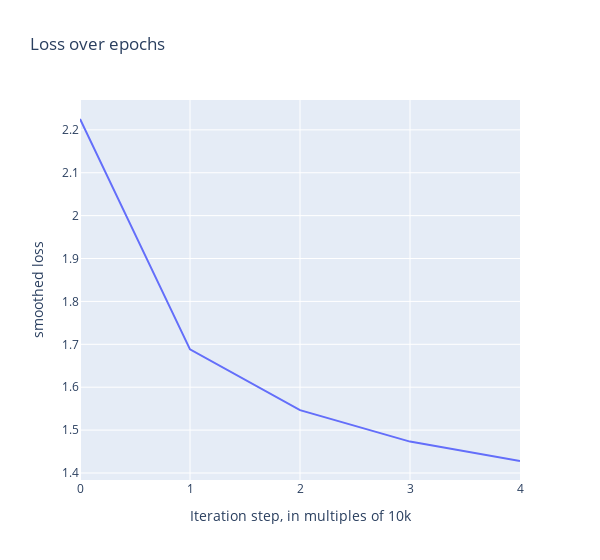

Here is the notebook cell this chart was saved with:
### Markdown cell above
### Generate text, evauate and plot

### Code cell
checkpoint_dir = os.path.join(os.path.join(os.path.join(os.getcwd(),"tmp"), modelpathname), "training_checkpoints")
plot_title = 'Loss over epochs'

plotbool = True
outputfile_bool = True

# Find latest checkpoint file, because tf.train.latest_checkpoint(dir) doesn't work for some reason
latest_epoch = 0
latest_checkpoint_file = ""
for file in os.listdir(checkpoint_dir):
    if file != ".DS_Store":
        e = int(file.split("_")[1].split(".")[0])
        if e>latest_epoch:
            latest_epoch = e
            latest_checkpoint_file = file
print(checkpoint_dir + "/" + latest_checkpoint_file)


m = build_model(rnn_units=rnn_units, batch_size=1, nr_lstm_layers=1, bn=False)
m.load_weights(checkpoint_dir + "/" + latest_checkpoint_file)
m.build(tf.TensorShape([1, None]))

nucleus_probability = None
temp = 1.0
gen_text = generate_text(model=m, start_string="The ", text_size=1000, char_to_ind=char_to_ind, ind_to_char=ind_to_char, temp=temp, p=nucleus_probability)


if plotbool:
    d = get_n_grams(gen_text, 1)
    fig = px.line(history.history['loss'], title=plot_title, width=600)
    fig.update_layout(showlegend=False)
    fig.update_xaxes(title_text="Iteration step, in multiples of 10k")
    fig.update_yaxes(title_text="smoothed loss")
    fig.show()
    

# Calculate performance metrics for generated text
fraction_correct_words, bleu_score2 = measure_bleu(text_generated=gen_text, text_val=validation_data, n_max=2)
repetition_score2 = measure_diversity(text_generated=gen_text, n_max=2)

output_str = gen_text + "\n ------------ \n loss {} \n fraction of correctly spelled words: {} \n Bleu score2: {}, Repetition score2: {} ".format(history.history['loss'], fraction_correct_words, bleu_score2, repetition_score2)
output_str += "\n settings: batch_size, seq_length, eta, rnn_units, n_epochs = {}, {}, {}, {}, {}".format(batch_size, seq_length, eta, rnn_units, n_epochs)
print(output_str)


# Create output file
output_path = os.path.join(os.path.join(os.getcwd(), "tmp"), modelpathname)
if outputfile_bool:
    with open(os.path.join(output_path, "perf.txt"), "w") as file:
        file.write(output_str)

### Figure 1 — Plotly figure (JSON) as saved in the notebook; plotly's stock layout.template omitted (floating-point values rounded to 4 significant figures)
{"data": [{"hovertemplate": "variable=0<br>index=%{x}<br>value=%{y}<extra></extra>", "legendgroup": "0", "line": {"color": "#636efa", "dash": "solid"}, "marker": {"symbol": "circle"}, "mode": "lines", "name": "0", "orientation": "v", "showlegend": true, "type": "scatter", "x": [0, 1, 2, 3, 4], "xaxis": "x", "y": [2.225, 1.688, 1.547, 1.473, 1.428], "yaxis": "y"}], "layout": {"legend": {"title": {"text": "variable"}, "tracegroupgap": 0}, "showlegend": false, "title": {"text": "Loss over epochs"}, "width": 600, "xaxis": {"anchor": "y", "domain": [0, 1], "title": {"text": "Iteration step, in multiples of 10k"}}, "yaxis": {"anchor": "x", "domain": [0, 1], "title": {"text": "smoothed loss"}}}}
